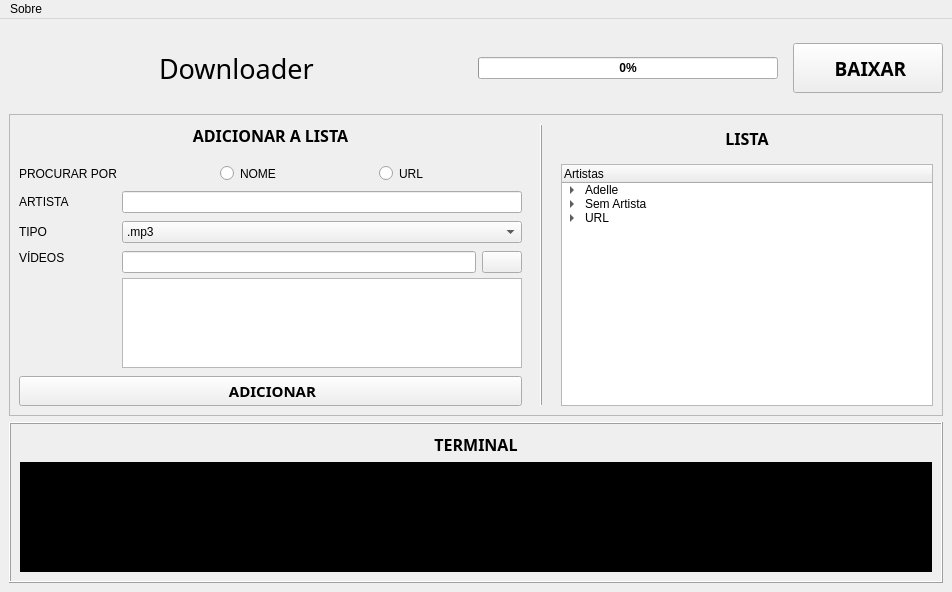
<?xml version="1.0" encoding="UTF-8"?>
<ui version="4.0">
 <class>MainWindow</class>
 <widget class="QMainWindow" name="MainWindow">
  <property name="windowModality">
   <enum>Qt::NonModal</enum>
  </property>
  <property name="enabled">
   <bool>true</bool>
  </property>
  <property name="geometry">
   <rect>
    <x>0</x>
    <y>0</y>
    <width>952</width>
    <height>592</height>
   </rect>
  </property>
  <property name="sizePolicy">
   <sizepolicy hsizetype="Preferred" vsizetype="Preferred">
    <horstretch>0</horstretch>
    <verstretch>0</verstretch>
   </sizepolicy>
  </property>
  <property name="cursor">
   <cursorShape>ArrowCursor</cursorShape>
  </property>
  <property name="acceptDrops">
   <bool>false</bool>
  </property>
  <property name="windowTitle">
   <string>Youtube Downloader</string>
  </property>
  <property name="autoFillBackground">
   <bool>false</bool>
  </property>
  <property name="styleSheet">
   <string notr="true"/>
  </property>
  <property name="iconSize">
   <size>
    <width>24</width>
    <height>24</height>
   </size>
  </property>
  <property name="toolButtonStyle">
   <enum>Qt::ToolButtonIconOnly</enum>
  </property>
  <property name="animated">
   <bool>true</bool>
  </property>
  <property name="documentMode">
   <bool>false</bool>
  </property>
  <property name="tabShape">
   <enum>QTabWidget::Rounded</enum>
  </property>
  <property name="dockNestingEnabled">
   <bool>false</bool>
  </property>
  <widget class="QWidget" name="centralwidget">
   <layout class="QVBoxLayout" name="verticalLayout">
    <item>
     <layout class="QHBoxLayout" name="horizontalLayout_2">
      <property name="spacing">
       <number>15</number>
      </property>
      <item>
       <layout class="QHBoxLayout" name="horizontalLayout">
        <property name="spacing">
         <number>0</number>
        </property>
        <property name="rightMargin">
         <number>0</number>
        </property>
        <item>
         <widget class="QLabel" name="lb_logo">
          <property name="sizePolicy">
           <sizepolicy hsizetype="Fixed" vsizetype="Fixed">
            <horstretch>0</horstretch>
            <verstretch>0</verstretch>
           </sizepolicy>
          </property>
          <property name="minimumSize">
           <size>
            <width>150</width>
            <height>80</height>
           </size>
          </property>
          <property name="maximumSize">
           <size>
            <width>150</width>
            <height>80</height>
           </size>
          </property>
          <property name="baseSize">
           <size>
            <width>150</width>
            <height>100</height>
           </size>
          </property>
          <property name="frameShape">
           <enum>QFrame::NoFrame</enum>
          </property>
          <property name="text">
           <string/>
          </property>
          <property name="pixmap">
           <pixmap>../assets/youtube_logo.png</pixmap>
          </property>
          <property name="alignment">
           <set>Qt::AlignLeading|Qt::AlignLeft|Qt::AlignVCenter</set>
          </property>
         </widget>
        </item>
        <item>
         <widget class="QLabel" name="label">
          <property name="font">
           <font>
            <family>Trebuchet MS</family>
            <pointsize>20</pointsize>
            <bold>false</bold>
           </font>
          </property>
          <property name="text">
           <string>Downloader</string>
          </property>
         </widget>
        </item>
       </layout>
      </item>
      <item>
       <spacer name="horizontalSpacer">
        <property name="orientation">
         <enum>Qt::Horizontal</enum>
        </property>
        <property name="sizeHint" stdset="0">
         <size>
          <width>40</width>
          <height>20</height>
         </size>
        </property>
       </spacer>
      </item>
      <item>
       <widget class="QProgressBar" name="progress_bar">
        <property name="enabled">
         <bool>true</bool>
        </property>
        <property name="sizePolicy">
         <sizepolicy hsizetype="Expanding" vsizetype="Fixed">
          <horstretch>0</horstretch>
          <verstretch>0</verstretch>
         </sizepolicy>
        </property>
        <property name="minimumSize">
         <size>
          <width>300</width>
          <height>0</height>
         </size>
        </property>
        <property name="font">
         <font>
          <bold>true</bold>
         </font>
        </property>
        <property name="cursor">
         <cursorShape>ArrowCursor</cursorShape>
        </property>
        <property name="mouseTracking">
         <bool>false</bool>
        </property>
        <property name="focusPolicy">
         <enum>Qt::NoFocus</enum>
        </property>
        <property name="contextMenuPolicy">
         <enum>Qt::ActionsContextMenu</enum>
        </property>
        <property name="acceptDrops">
         <bool>false</bool>
        </property>
        <property name="autoFillBackground">
         <bool>false</bool>
        </property>
        <property name="styleSheet">
         <string notr="true"/>
        </property>
        <property name="value">
         <number>0</number>
        </property>
        <property name="alignment">
         <set>Qt::AlignCenter</set>
        </property>
        <property name="textVisible">
         <bool>true</bool>
        </property>
        <property name="orientation">
         <enum>Qt::Horizontal</enum>
        </property>
        <property name="invertedAppearance">
         <bool>false</bool>
        </property>
        <property name="textDirection">
         <enum>QProgressBar::TopToBottom</enum>
        </property>
       </widget>
      </item>
      <item>
       <widget class="QPushButton" name="bt_download">
        <property name="enabled">
         <bool>true</bool>
        </property>
        <property name="sizePolicy">
         <sizepolicy hsizetype="Fixed" vsizetype="Minimum">
          <horstretch>0</horstretch>
          <verstretch>0</verstretch>
         </sizepolicy>
        </property>
        <property name="minimumSize">
         <size>
          <width>150</width>
          <height>50</height>
         </size>
        </property>
        <property name="maximumSize">
         <size>
          <width>16777215</width>
          <height>50</height>
         </size>
        </property>
        <property name="font">
         <font>
          <family>Trebuchet MS</family>
          <pointsize>14</pointsize>
          <italic>false</italic>
          <bold>true</bold>
         </font>
        </property>
        <property name="cursor">
         <cursorShape>PointingHandCursor</cursorShape>
        </property>
        <property name="mouseTracking">
         <bool>true</bool>
        </property>
        <property name="layoutDirection">
         <enum>Qt::LeftToRight</enum>
        </property>
        <property name="autoFillBackground">
         <bool>false</bool>
        </property>
        <property name="styleSheet">
         <string notr="true"/>
        </property>
        <property name="text">
         <string> BAIXAR</string>
        </property>
        <property name="icon">
         <iconset>
          <normaloff>../assets/download-32.png</normaloff>../assets/download-32.png</iconset>
        </property>
        <property name="iconSize">
         <size>
          <width>40</width>
          <height>40</height>
         </size>
        </property>
        <property name="checkable">
         <bool>false</bool>
        </property>
        <property name="checked">
         <bool>false</bool>
        </property>
        <property name="autoRepeat">
         <bool>false</bool>
        </property>
        <property name="autoExclusive">
         <bool>false</bool>
        </property>
        <property name="autoDefault">
         <bool>false</bool>
        </property>
        <property name="default">
         <bool>false</bool>
        </property>
        <property name="flat">
         <bool>false</bool>
        </property>
       </widget>
      </item>
     </layout>
    </item>
    <item>
     <widget class="QFrame" name="frame">
      <property name="sizePolicy">
       <sizepolicy hsizetype="Preferred" vsizetype="Preferred">
        <horstretch>0</horstretch>
        <verstretch>0</verstretch>
       </sizepolicy>
      </property>
      <property name="frameShape">
       <enum>QFrame::StyledPanel</enum>
      </property>
      <property name="frameShadow">
       <enum>QFrame::Plain</enum>
      </property>
      <layout class="QGridLayout" name="gridLayout">
       <property name="horizontalSpacing">
        <number>18</number>
       </property>
       <item row="13" column="0">
        <layout class="QGridLayout" name="gridLayout_2">
         <property name="horizontalSpacing">
          <number>5</number>
         </property>
         <property name="verticalSpacing">
          <number>8</number>
         </property>
         <item row="5" column="0" colspan="2">
          <widget class="QPushButton" name="bt_add">
           <property name="sizePolicy">
            <sizepolicy hsizetype="Preferred" vsizetype="Preferred">
             <horstretch>0</horstretch>
             <verstretch>0</verstretch>
            </sizepolicy>
           </property>
           <property name="font">
            <font>
             <family>Trebuchet MS</family>
             <pointsize>11</pointsize>
             <bold>true</bold>
            </font>
           </property>
           <property name="cursor">
            <cursorShape>PointingHandCursor</cursorShape>
           </property>
           <property name="text">
            <string> ADICIONAR</string>
           </property>
           <property name="icon">
            <iconset>
             <normaloff>../assets/add-32.png</normaloff>../assets/add-32.png</iconset>
           </property>
           <property name="iconSize">
            <size>
             <width>32</width>
             <height>32</height>
            </size>
           </property>
          </widget>
         </item>
         <item row="0" column="0">
          <widget class="QLabel" name="label_5">
           <property name="text">
            <string>PROCURAR POR</string>
           </property>
           <property name="buddy">
            <cstring>radio_name</cstring>
           </property>
          </widget>
         </item>
         <item row="2" column="1">
          <widget class="QComboBox" name="cb_extension">
           <property name="sizePolicy">
            <sizepolicy hsizetype="Preferred" vsizetype="Minimum">
             <horstretch>0</horstretch>
             <verstretch>0</verstretch>
            </sizepolicy>
           </property>
           <property name="placeholderText">
            <string/>
           </property>
           <item>
            <property name="text">
             <string>.mp3</string>
            </property>
           </item>
           <item>
            <property name="text">
             <string>.mp4</string>
            </property>
           </item>
           <item>
            <property name="text">
             <string>.mp3/.mp4</string>
            </property>
           </item>
          </widget>
         </item>
         <item row="1" column="0">
          <widget class="QLabel" name="label_4">
           <property name="text">
            <string>ARTISTA</string>
           </property>
           <property name="buddy">
            <cstring>txt_artist</cstring>
           </property>
          </widget>
         </item>
         <item row="2" column="0">
          <widget class="QLabel" name="label_6">
           <property name="text">
            <string>TIPO</string>
           </property>
           <property name="buddy">
            <cstring>cb_extension</cstring>
           </property>
          </widget>
         </item>
         <item row="1" column="1">
          <widget class="QLineEdit" name="txt_artist">
           <property name="sizePolicy">
            <sizepolicy hsizetype="Preferred" vsizetype="Minimum">
             <horstretch>0</horstretch>
             <verstretch>0</verstretch>
            </sizepolicy>
           </property>
           <property name="placeholderText">
            <string/>
           </property>
          </widget>
         </item>
         <item row="3" column="1">
          <layout class="QGridLayout" name="gridLayout_3">
           <property name="horizontalSpacing">
            <number>6</number>
           </property>
           <property name="verticalSpacing">
            <number>5</number>
           </property>
           <item row="0" column="0">
            <widget class="QLineEdit" name="txt_media"/>
           </item>
           <item row="0" column="1">
            <widget class="QPushButton" name="bt_append">
             <property name="cursor">
              <cursorShape>PointingHandCursor</cursorShape>
             </property>
             <property name="toolTip">
              <string>INSERIR MÍDIA</string>
             </property>
             <property name="text">
              <string/>
             </property>
             <property name="icon">
              <iconset>
               <normaloff>../assets/append-32.png</normaloff>../assets/append-32.png</iconset>
             </property>
            </widget>
           </item>
           <item row="1" column="0" colspan="2">
            <widget class="QListWidget" name="list_media">
             <property name="minimumSize">
              <size>
               <width>400</width>
               <height>90</height>
              </size>
             </property>
             <property name="maximumSize">
              <size>
               <width>16777215</width>
               <height>90</height>
              </size>
             </property>
            </widget>
           </item>
          </layout>
         </item>
         <item row="3" column="0">
          <widget class="QLabel" name="label_7">
           <property name="text">
            <string>VÍDEOS</string>
           </property>
           <property name="alignment">
            <set>Qt::AlignLeading|Qt::AlignLeft|Qt::AlignTop</set>
           </property>
           <property name="buddy">
            <cstring>txt_media</cstring>
           </property>
          </widget>
         </item>
         <item row="0" column="1">
          <widget class="QGroupBox" name="groupBox">
           <property name="sizePolicy">
            <sizepolicy hsizetype="Preferred" vsizetype="Preferred">
             <horstretch>0</horstretch>
             <verstretch>0</verstretch>
            </sizepolicy>
           </property>
           <property name="styleSheet">
            <string notr="true">border: none
</string>
           </property>
           <property name="title">
            <string/>
           </property>
           <property name="alignment">
            <set>Qt::AlignCenter</set>
           </property>
           <property name="flat">
            <bool>false</bool>
           </property>
           <layout class="QHBoxLayout" name="horizontalLayout_5">
            <property name="leftMargin">
             <number>2</number>
            </property>
            <property name="topMargin">
             <number>2</number>
            </property>
            <property name="rightMargin">
             <number>2</number>
            </property>
            <property name="bottomMargin">
             <number>2</number>
            </property>
            <item>
             <widget class="QRadioButton" name="radio_name">
              <property name="sizePolicy">
               <sizepolicy hsizetype="Fixed" vsizetype="Fixed">
                <horstretch>0</horstretch>
                <verstretch>0</verstretch>
               </sizepolicy>
              </property>
              <property name="layoutDirection">
               <enum>Qt::LeftToRight</enum>
              </property>
              <property name="text">
               <string>NOME</string>
              </property>
             </widget>
            </item>
            <item>
             <widget class="QRadioButton" name="radio_url">
              <property name="sizePolicy">
               <sizepolicy hsizetype="Fixed" vsizetype="Fixed">
                <horstretch>0</horstretch>
                <verstretch>0</verstretch>
               </sizepolicy>
              </property>
              <property name="layoutDirection">
               <enum>Qt::LeftToRight</enum>
              </property>
              <property name="text">
               <string>URL</string>
              </property>
             </widget>
            </item>
           </layout>
          </widget>
         </item>
        </layout>
       </item>
       <item row="13" column="2">
        <widget class="QTreeWidget" name="tree_list">
         <property name="sizePolicy">
          <sizepolicy hsizetype="Expanding" vsizetype="Preferred">
           <horstretch>0</horstretch>
           <verstretch>0</verstretch>
          </sizepolicy>
         </property>
         <property name="minimumSize">
          <size>
           <width>350</width>
           <height>0</height>
          </size>
         </property>
         <property name="maximumSize">
          <size>
           <width>600</width>
           <height>16777215</height>
          </size>
         </property>
         <attribute name="headerVisible">
          <bool>true</bool>
         </attribute>
         <attribute name="headerCascadingSectionResizes">
          <bool>false</bool>
         </attribute>
         <column>
          <property name="text">
           <string>Artistas</string>
          </property>
         </column>
         <item>
          <property name="text">
           <string>Adelle</string>
          </property>
          <item>
           <property name="text">
            <string>MP3</string>
           </property>
           <item>
            <property name="text">
             <string>Hello</string>
            </property>
           </item>
           <item>
            <property name="text">
             <string>Easy On Me</string>
            </property>
           </item>
          </item>
          <item>
           <property name="text">
            <string>MP4</string>
           </property>
           <item>
            <property name="text">
             <string>Hello</string>
            </property>
           </item>
           <item>
            <property name="text">
             <string>Easy On Me</string>
            </property>
           </item>
          </item>
         </item>
         <item>
          <property name="text">
           <string>Sem Artista</string>
          </property>
          <item>
           <property name="text">
            <string>MP3</string>
           </property>
           <item>
            <property name="text">
             <string>Uptown Funk</string>
            </property>
           </item>
          </item>
         </item>
         <item>
          <property name="text">
           <string>URL</string>
          </property>
          <item>
           <property name="text">
            <string>MP4</string>
           </property>
           <item>
            <property name="text">
             <string>https://www.youtube.com/watch?v=u1V8YRJnr4Q</string>
            </property>
           </item>
          </item>
         </item>
        </widget>
       </item>
       <item row="11" column="2">
        <widget class="QLabel" name="label_2">
         <property name="font">
          <font>
           <family>Trebuchet MS</family>
           <pointsize>12</pointsize>
           <bold>true</bold>
          </font>
         </property>
         <property name="text">
          <string>LISTA</string>
         </property>
         <property name="alignment">
          <set>Qt::AlignCenter</set>
         </property>
        </widget>
       </item>
       <item row="11" column="0">
        <widget class="QLabel" name="label_8">
         <property name="font">
          <font>
           <family>Trebuchet MS</family>
           <pointsize>12</pointsize>
           <bold>true</bold>
          </font>
         </property>
         <property name="styleSheet">
          <string notr="true">margin-bottom: 5px
</string>
         </property>
         <property name="text">
          <string>ADICIONAR A LISTA</string>
         </property>
         <property name="alignment">
          <set>Qt::AlignCenter</set>
         </property>
        </widget>
       </item>
       <item row="11" column="1" rowspan="3">
        <widget class="Line" name="line">
         <property name="frameShadow">
          <enum>QFrame::Raised</enum>
         </property>
         <property name="lineWidth">
          <number>1</number>
         </property>
         <property name="orientation">
          <enum>Qt::Vertical</enum>
         </property>
        </widget>
       </item>
      </layout>
     </widget>
    </item>
    <item>
     <widget class="QFrame" name="frame_2">
      <property name="minimumSize">
       <size>
        <width>0</width>
        <height>0</height>
       </size>
      </property>
      <property name="frameShape">
       <enum>QFrame::Box</enum>
      </property>
      <property name="frameShadow">
       <enum>QFrame::Raised</enum>
      </property>
      <layout class="QVBoxLayout" name="verticalLayout_2">
       <item>
        <widget class="QLabel" name="label_3">
         <property name="font">
          <font>
           <family>Trebuchet MS</family>
           <pointsize>12</pointsize>
           <bold>true</bold>
          </font>
         </property>
         <property name="text">
          <string>TERMINAL</string>
         </property>
         <property name="alignment">
          <set>Qt::AlignCenter</set>
         </property>
        </widget>
       </item>
       <item>
        <widget class="QTextEdit" name="txt_output">
         <property name="enabled">
          <bool>true</bool>
         </property>
         <property name="sizePolicy">
          <sizepolicy hsizetype="Preferred" vsizetype="Expanding">
           <horstretch>0</horstretch>
           <verstretch>0</verstretch>
          </sizepolicy>
         </property>
         <property name="minimumSize">
          <size>
           <width>0</width>
           <height>100</height>
          </size>
         </property>
         <property name="font">
          <font>
           <pointsize>10</pointsize>
           <italic>false</italic>
           <bold>false</bold>
          </font>
         </property>
         <property name="cursor" stdset="0">
          <cursorShape>ArrowCursor</cursorShape>
         </property>
         <property name="autoFillBackground">
          <bool>false</bool>
         </property>
         <property name="styleSheet">
          <string notr="true">background-color: black; border: 1px solid black; color: white;</string>
         </property>
         <property name="inputMethodHints">
          <set>Qt::ImhNone</set>
         </property>
         <property name="frameShape">
          <enum>QFrame::StyledPanel</enum>
         </property>
         <property name="frameShadow">
          <enum>QFrame::Sunken</enum>
         </property>
         <property name="lineWidth">
          <number>2</number>
         </property>
         <property name="midLineWidth">
          <number>2</number>
         </property>
         <property name="verticalScrollBarPolicy">
          <enum>Qt::ScrollBarAlwaysOff</enum>
         </property>
         <property name="sizeAdjustPolicy">
          <enum>QAbstractScrollArea::AdjustToContentsOnFirstShow</enum>
         </property>
         <property name="lineWrapMode">
          <enum>QTextEdit::WidgetWidth</enum>
         </property>
         <property name="readOnly">
          <bool>true</bool>
         </property>
         <property name="markdown">
          <string/>
         </property>
         <property name="html">
          <string>&lt;!DOCTYPE HTML PUBLIC &quot;-//W3C//DTD HTML 4.0//EN&quot; &quot;http://www.w3.org/TR/REC-html40/strict.dtd&quot;&gt;
&lt;html&gt;&lt;head&gt;&lt;meta name=&quot;qrichtext&quot; content=&quot;1&quot; /&gt;&lt;meta charset=&quot;utf-8&quot; /&gt;&lt;style type=&quot;text/css&quot;&gt;
p, li { white-space: pre-wrap; }
hr { height: 1px; border-width: 0; }
&lt;/style&gt;&lt;/head&gt;&lt;body style=&quot; font-family:'Segoe UI'; font-size:10pt; font-weight:400; font-style:normal;&quot;&gt;
&lt;p style=&quot;-qt-paragraph-type:empty; margin-top:0px; margin-bottom:0px; margin-left:0px; margin-right:0px; -qt-block-indent:0; text-indent:0px; font-size:9pt; font-style:italic;&quot;&gt;&lt;br /&gt;&lt;/p&gt;&lt;/body&gt;&lt;/html&gt;</string>
         </property>
         <property name="acceptRichText">
          <bool>true</bool>
         </property>
         <property name="cursorWidth">
          <number>1</number>
         </property>
         <property name="placeholderText">
          <string/>
         </property>
        </widget>
       </item>
      </layout>
     </widget>
    </item>
   </layout>
  </widget>
  <widget class="QMenuBar" name="menuBar">
   <property name="geometry">
    <rect>
     <x>0</x>
     <y>0</y>
     <width>952</width>
     <height>22</height>
    </rect>
   </property>
   <property name="nativeMenuBar">
    <bool>true</bool>
   </property>
   <widget class="QMenu" name="menu_about">
    <property name="title">
     <string>Sobre</string>
    </property>
    <property name="separatorsCollapsible">
     <bool>false</bool>
    </property>
    <addaction name="action_project"/>
    <addaction name="action_help"/>
    <addaction name="action_icons"/>
   </widget>
   <addaction name="menu_about"/>
  </widget>
  <action name="action_how_to_use">
   <property name="text">
    <string>Como Usar</string>
   </property>
  </action>
  <action name="action_project">
   <property name="icon">
    <iconset>
     <normaloff>../assets/project-32.png</normaloff>../assets/project-32.png</iconset>
   </property>
   <property name="text">
    <string>Projeto</string>
   </property>
  </action>
  <action name="action_help">
   <property name="icon">
    <iconset>
     <normaloff>../assets/help-32.png</normaloff>../assets/help-32.png</iconset>
   </property>
   <property name="text">
    <string>Como Usar</string>
   </property>
  </action>
  <action name="action_icons">
   <property name="icon">
    <iconset>
     <normaloff>../assets/icons-32.png</normaloff>../assets/icons-32.png</iconset>
   </property>
   <property name="text">
    <string>Ícones</string>
   </property>
  </action>
 </widget>
 <tabstops>
  <tabstop>radio_name</tabstop>
  <tabstop>radio_url</tabstop>
  <tabstop>txt_artist</tabstop>
  <tabstop>cb_extension</tabstop>
  <tabstop>txt_media</tabstop>
  <tabstop>bt_append</tabstop>
  <tabstop>list_media</tabstop>
  <tabstop>bt_add</tabstop>
  <tabstop>bt_download</tabstop>
  <tabstop>tree_list</tabstop>
  <tabstop>txt_output</tabstop>
 </tabstops>
 <resources/>
 <connections/>
</ui>
